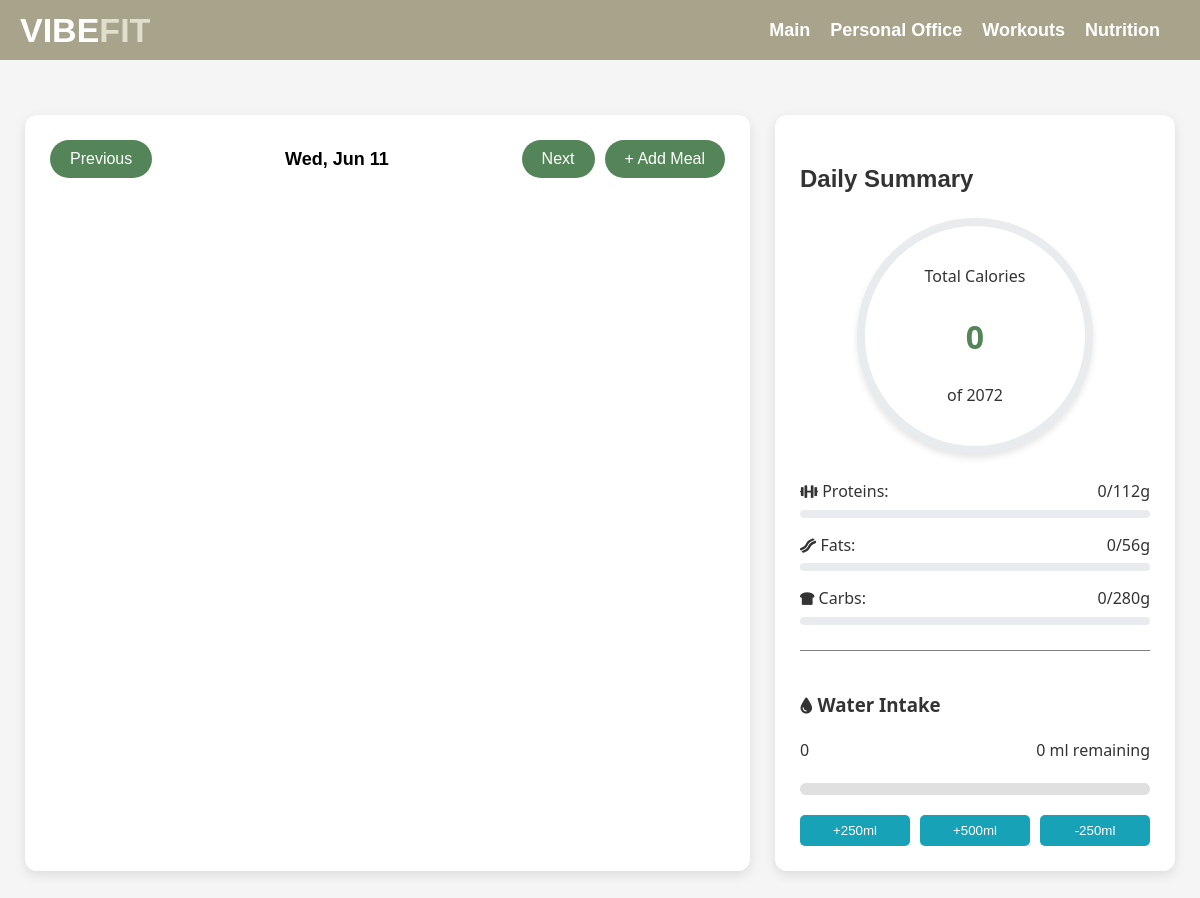
Page /nutrition/ (signed in) on the committed database.
### nutrition/models.py (models this page shows, shortened)
class DailyNutrition(models.Model):
    user = models.ForeignKey(UserDetails, on_delete=models.CASCADE)
    date = models.DateField()
    calories = models.PositiveIntegerField(default=0)
    proteins = models.PositiveIntegerField(default=0)
    fats = models.PositiveIntegerField(default=0)
    carbs = models.PositiveIntegerField(default=0)
    goal_calories = models.PositiveIntegerField(default=0)
    goal_proteins = models.PositiveIntegerField(default=0)
    goal_fats = models.PositiveIntegerField(default=0)
    goal_carbs = models.PositiveIntegerField(default=0)
    burned_extra_calories = models.PositiveIntegerField(default=0)
    water_intake = models.PositiveIntegerField(
        default=0,
        validators=[MinValueValidator(0)],
        help_text="In milliliters"
    )
    class Meta:
        unique_together = ('user', 'date')
        verbose_name = 'Daily Nutrition'
        verbose_name_plural = 'Daily Nutrition'
        ordering = ['-date']

### nutrition/views.py (the view)
# urls.py: path('', views.nutrition_view, name='nutrition'),
@login_required
def nutrition_view(request):
    user_details = UserDetails.objects.get(user=request.user)
    today = datetime.now().date()
    try:
        daily_nutrition = DailyNutrition.objects.get(user=user_details, date=today)
    except DailyNutrition.DoesNotExist:
        calculated = calculate_daily_calories(user_details)
        daily_nutrition = DailyNutrition.objects.create(
            user=user_details,
            date=today,
            goal_calories=calculated['calories'],
            goal_proteins=calculated['proteins'],
            goal_fats=calculated['fats'],
            goal_carbs=calculated['carbs'],
            calories=0,
            proteins=0,
            fats=0,
            carbs=0,
            water_intake=0
        )
    else:
        calculated = calculate_daily_calories(user_details)
        needs_update = (
            daily_nutrition.goal_calories != calculated['calories'] or
            daily_nutrition.goal_proteins != calculated['proteins'] or
            daily_nutrition.goal_fats != calculated['fats'] or
            daily_nutrition.goal_carbs != calculated['carbs']
        )
        if needs_update:
            daily_nutrition.goal_calories = calculated['calories']
            daily_nutrition.goal_proteins = calculated['proteins']
            daily_nutrition.goal_fats = calculated['fats']
            daily_nutrition.goal_carbs = calculated['carbs']
            daily_nutrition.save()
    meals = Meal.objects.filter(nutrition=daily_nutrition).order_by('meal_type')
    context = {
        'daily_nutrition': daily_nutrition,
        'meals': meals,
        'water_goal': calculated['water_intake']
    }
    return render(request, 'nutrition.html', context)

### nutrition/templates/nutrition.html (shortened to what this page needs)
{% load static %}
<!DOCTYPE html>
<html lang="en">
  <head>
    <link rel="stylesheet" href="{% static 'css/nutrition.css' %}" />
    <link
      rel="stylesheet"
      href="https://cdnjs.cloudflare.com/ajax/libs/font-awesome/6.0.0-beta3/css/all.min.css"
    />
  </head>
  <body>
    <header class="header">
      <div class="logo">VIBE<span>FIT</span></div>
      <nav>
        <ul>
          <li>
            <a href="{% url 'main' %}"><h2>Main</h2></a>
          </li>
          <li>
            <a href="{% url 'personal_office' %}"><h2>Personal Office</h2></a>
          </li>
          <li>
            <a href="{% url 'workouts' %}"><h2>Workouts</h2></a>
          </li>
          <li>
            <a href="{% url 'nutrition' %}"><h2>Nutrition</h2></a>
          </li>
        </ul>
      </nav>
    </header>
    <div class="container">
      <div class="calendar">
        <div class="calendar-header">
          <button id="prev-day">Previous</button>
          <h2 id="current-date"></h2>
          <button id="next-day">Next</button>
          <button id="add-meal">+ Add Meal</button>
        </div>
      </div>
      <div class="summary">
        <h2>Daily Summary</h2>
        <div class="circle">
          <p>Total Calories</p>
          <p class="big-text" id="total-calories">0</p>
          <p>
            of
            <span id="goal-calories">{{ daily_nutrition.goal_calories }}</span>
          </p>
        </div>
        <div class="macros">
          <div class="macro-item">
            <div class="macro-info">
              <span><i class="fas fa-dumbbell"></i> Proteins:</span>
              <span class="macro-values"
                ><span id="total-proteins">0</span>/<span id="goal-proteins"
                  >{{ daily_nutrition.goal_proteins }}</span
                >g</span
              >
            </div>
            <div class="progress-container">
              <div class="progress-bar">
              </div>
            </div>
          </div>
          <div class="macro-item">
            <div class="macro-info">
              <span><i class="fas fa-bacon"></i> Fats:</span>
              <span class="macro-values"
                ><span id="total-fats">0</span>/<span id="goal-fats"
                  >{{ daily_nutrition.goal_fats }}</span
                >g</span
              >
            </div>
            <div class="progress-container">
              <div class="progress-bar">
              </div>
            </div>
          </div>
          <div class="macro-item">
            <div class="macro-info">
              <span><i class="fas fa-bread-slice"></i> Carbs:</span>
              <span class="macro-values"
                ><span id="total-carbs">0</span>/<span id="goal-carbs"
                  >{{ daily_nutrition.goal_carbs }}</span
                >g</span
              >
            </div>
            <div class="progress-container">
              <div class="progress-bar">
              </div>
            </div>
          </div>
        </div>
        <div class="water-tracker">
          <h3><i class="fas fa-tint"></i> Water Intake</h3>
          <div class="water-info">
            <span id="water-intake">0</span>
            <span class="water-remaining" id="water-remaining"
              >0 ml remaining</span
            >
          </div>
          <progress
            id="water-progress"
            value="0"
            max="{{ water_goal }}"
          ></progress>
          <div class="water-buttons">
            <button onclick="updateWaterIntake(250)">+250ml</button>
            <button onclick="updateWaterIntake(500)">+500ml</button>
            <button onclick="updateWaterIntake(-250)">-250ml</button>
          </div>
        </div>
      </div>
    </div>
  </body>
</html>

### vibefit/static/css/nutrition.css (style rules this page uses)
body { font-family: Arial, sans-serif; margin: 0; padding: 0; background-color: #F9F9F9; position: relative; }
body::before { content: ""; position: fixed; top: 0; left: 0; width: 100%; height: 100%; background: url('../img/food_background.jpg') no-repeat center center; background-size: cover; filter: blur(1px); z-index: -1; }
a { text-decoration: none; color: #333; }
ul { list-style: none; }
h2 { margin-left: 0; font-size: 18px; font-family: 'Arial', sans-serif; }
.header { background-color: #a8a48c; display: flex; justify-content: space-between; align-items: center; padding: 0px 20px; box-sizing: border-box; }
.header .logo { font-size: 34px; font-weight: bold; color: #fff; font-family: 'Baloo', sans-serif; }
.header .logo span { color: #e0decc; }
.header nav ul { display: flex; }
.header nav ul li { margin-right: 20px; }
.header nav ul li a { color: #fff; font-size: 18px; }
.container { display: flex; flex-direction: row; justify-content: space-between; padding: 20px; gap: 20px; }
.summary h2 { font-size: 1.5em; margin-bottom: 20px; color: #333; }
.circle { display: flex; flex-direction: column; align-items: center; justify-content: center; width: 200px; height: 200px; margin: 0 auto; background-color: white; border-radius: 50%; box-shadow: 0px 4px 6px rgba(0, 0, 0, 0.1); color: #333; }
.circle .big-text { font-size: 2em; font-weight: bold; margin: 5px 0; }
.macros, .remaining-calories { margin-top: 20px; text-align: center; }

### rows in the picture
DailyNutrition: goal_calories "2072", goal_proteins "112", goal_fats "56", goal_carbs "280"
